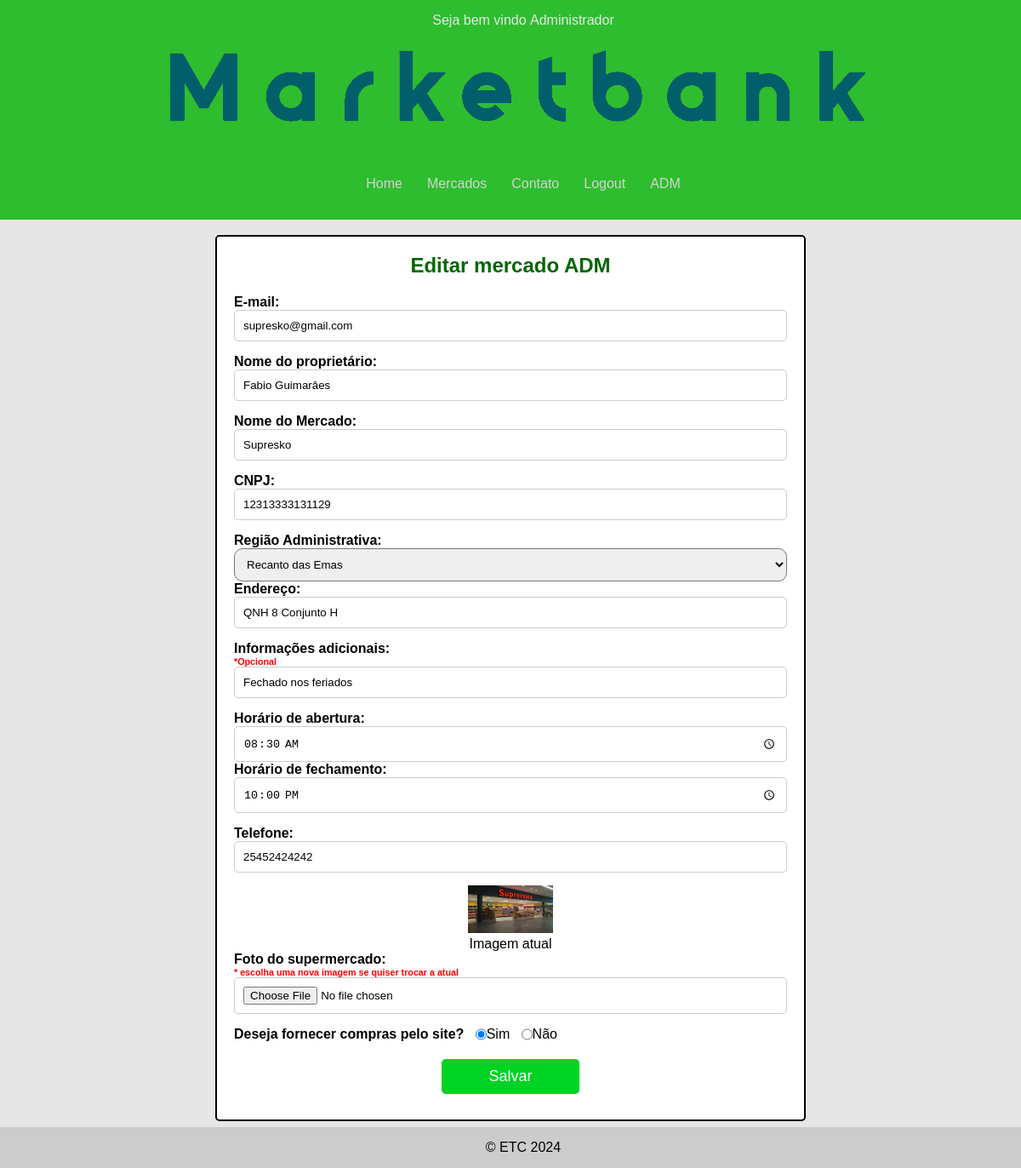
The app's page /CRUD/editmercadoadm.php?id_mercado=1&id_usuario=1 (signed in) with its own data.
### tables this page shows
CREATE TABLE IF NOT EXISTS `usuario` (
  `id_usuario` INT(11) NOT NULL AUTO_INCREMENT,
  `nome` VARCHAR(255) NOT NULL,
  `email` VARCHAR(255) NOT NULL,
  `senha` VARCHAR(255) NOT NULL,
  `tipo` ENUM('cliente', 'administrador', 'dono') NOT NULL,
  PRIMARY KEY (`id_usuario`),
  UNIQUE INDEX `email` (`email` ASC) );

CREATE TABLE IF NOT EXISTS `mercado` (
  `id_mercado` INT(11) NOT NULL AUTO_INCREMENT,
  `nomeMerc` VARCHAR(255) NOT NULL,
  `regiaoadm` VARCHAR(45) NOT NULL,
  `endereco` VARCHAR(255) NOT NULL,
  `horarioAbert` TIME NOT NULL,
  `horarioFecha` TIME NOT NULL,
  `telefone` VARCHAR(11) NOT NULL,
  `cnpj` VARCHAR(20) NOT NULL,
  `imagem` VARCHAR(120) NOT NULL,
  `descricao` TEXT NULL DEFAULT NULL,
  `id_dono` INT(11) NOT NULL,
  `compras` ENUM('sim', 'nao') NOT NULL,
  PRIMARY KEY (`id_mercado`),
  INDEX `id_dono` (`id_dono` ASC) ,
  CONSTRAINT `mercado_ibfk_1`
    FOREIGN KEY (`id_dono`)
    REFERENCES `usuario` (`id_usuario`));

### model/usuarioDAO.php (called while the page is built, shortened)
<?php
class usuarioDAO
{
    private $conn;
    public function __construct($conn)
    {
        $this->conn = $conn;
    }
    public function getUsuarioById($id_usuario)
    {
        try {
            $query = "SELECT id_usuario , nome , email , tipo FROM usuario WHERE id_usuario = :id_usuario;";
            $stmt = $this->conn->prepare($query);
            $stmt->bindValue(':id_usuario', $id_usuario, PDO::PARAM_INT);
            if ($stmt->execute()) {
                return $stmt->fetch(PDO::FETCH_ASSOC);
            } else {
                return "ocorreu um erro" . $stmt->errorInfo();
            }
        } catch (PDOException $erro) {
            return "ocorreu um erro" . $erro->getMessage() . "<br>arquivo" . $erro->getFile();
        }
    }
}

### model/mercadoDAO.php (called while the page is built, shortened)
<?php
class mercadoDAO
{
    private $conn;
    public function __construct($conn)
    {
        $this->conn = $conn;
    }
    public function getMercadoById($id_mercado)
    {
        $query = "SELECT * FROM mercado WHERE id_mercado = :id_mercado";
        $stmt = $this->conn->prepare($query);
        $stmt->bindValue(':id_mercado', $id_mercado, PDO::PARAM_INT);
        if ($stmt->execute()) {
            return $stmt->fetch(PDO::FETCH_ASSOC);
        } else {
            return "ocorreu um erro " . $stmt->errorInfo();
        }
    }
}

### CRUD/editmercadoadm.php (the view, shortened to what this page needs)
<?php
require_once '../cadastro/cadastro.php';
require_once '../model/mercadoDAO.php';
require_once '../model/usuarioDAO.php';
$mercadoDAO = new mercadoDAO($conn);
$usuarioDAO = new usuarioDAO($conn);
$mercado = $mercadoDAO->getMercadoById($_GET['id_mercado']);
$usuario = $usuarioDAO->getUsuarioById($_GET['id_usuario']);
require_once '../inc/cabecalho.php';
?><br>
<div id="area-principal ">
        <div class="postagem home">
            <h2>Editar mercado ADM</h2>
            <div class="container">
                <div class="login-box">
                    <form action="" method="POST" enctype="multipart/form-data"  onsubmit="return validarquant();">
                        <div class="input-group">
                            <label for="username">E-mail:</label>
                            <input type="email" id="username" name="email" value="<?= $usuario['email'] ?>"
                                onkeydown="if(event.keyCode === 13) event.preventDefault()"
                                placeholder="Insira seu email" required>
                        </div>
                        <div class="input-group">
                            <label for="nome">Nome do proprietário:</label>
                            <input type="text" id="nome" name="nome" value="<?= $usuario['nome'] ?>"
                                onkeydown="if(event.keyCode === 13) event.preventDefault()"
                                placeholder="Insira seu nome" required>
                        </div>
                        <div class="input-group">
                            <label for="nome">Nome do Mercado:</label>
                            <input type="text" id="nome" name="nomeMerc" value="<?= $mercado['nomeMerc'] ?>"
                                onkeydown="if(event.keyCode === 13) event.preventDefault()"
                                placeholder="Insira o nome do mercado" required>
                        </div>
                        <div class="input-group">
                            <label for="cnpj">CNPJ:</label>
                            <input type="text" id="cnpj" name="cnpj" value="<?= $mercado['cnpj'] ?>"
                                onkeydown="if(event.keyCode === 13) event.preventDefault()" required
                                placeholder="Insira seu CNPJ" minlength="14" maxlength="14"
                                oninput="restringirLetras(this)">
                        </div>
                        <div class="input-endereco">
                            <?php $regiaoadm = $mercado['regiaoadm']; ?>
                            <label for="regiaoadm">Região Administrativa:</label>
                            <select id="regiaoadm" name="regiaoadm" required>
                                <option value="Recanto das Emas"<?= $regiaoadm=="Recanto das Emas" ? 'selected':'' ?> >Recanto das Emas</option>
                            </select>
                        <div class="input-group">
                            <label for="endereco">Endereço:</label>
                            <input type="text" id="endereco" name="endereco" value="<?= $mercado['endereco'] ?>"
                                onkeydown="if(event.keyCode === 13) event.preventDefault()"
                                placeholder="Insira o endereço" required>
                        </div>
                        <div class="input-group">
                            <label for="descricao">Informações adicionais:<h6>*Opcional</h6></label>
                            <input type="text" id="descricao" name="descricao" value="<?= $mercado['descricao'] ?>"
                                onkeydown="if(event.keyCode === 13) event.preventDefault()"
                                placeholder="Insira as Informações adicionais" >
                        </div>
                        <div class="input-group">
                            <label for="horarioFunc">Horário de abertura:&nbsp;</label>
                            <input type="time" id="horarioFunc" name="horarioAbert"
                                value="<?= date('H:i' , strtotime($mercado['horarioAbert'])) ?>"
                                onkeydown="if(event.keyCode === 13) event.preventDefault()" required>
                            <label for="horarioFunc">Horário de fechamento:</label>
                            <input type="time" id="horarioFunc" name="horarioFecha"
                                value="<?= date('H:i' , strtotime($mercado['horarioFecha'])) ?>"
                                onkeydown="if(event.keyCode === 13) event.preventDefault()" required>
                        </div>
                        <div class="input-group">
                            <label for="telefone">Telefone:</label>
                            <input type="text" id="telefone" name="telefone" value="<?= $mercado['telefone'] ?>"
                                onkeydown="if(event.keyCode === 13) event.preventDefault()" required
                                placeholder="Insira o telefone para contato" minlength="11" maxlength="11"
                                oninput="restringirLetras(this)">
                        </div>
                        <div class="input-group">
                            <picture>
                                <img src="../cadastro/uploads/<?= $mercado['imagem'] ?>" alt="foto do mercado"
                                    width="100px">
                                <legend>Imagem atual</legend>
                            </picture>
                            <label for="imagem">Foto do supermercado: <h6>* escolha uma nova imagem
                                    se quiser trocar a atual</h6></label>
                            <input type="file" id="imagem" name="imagem"
                                onkeydown="if(event.keyCode === 13) event.preventDefault()"
                                placeholder="faça upload de uma foto do mercado">
                        </div>
                        <div class="input-compra inline">
                            <label for="compras">Deseja fornecer compras pelo site?&nbsp;&nbsp;&nbsp;</label>
                            <input type="radio" id="compras" name="compras" value="sim" onkeydown="if(event.keyCode === 13) event.preventDefault()" required
                            <?=$mercado['compras'] == 'sim' ?'checked' : ''?>>
                            <p>Sim</p> &nbsp;&nbsp;&nbsp;
                            <input type="radio" id="compras" name="compras" value="nao" onkeydown="if(event.keyCode === 13) event.preventDefault()" required <?=$mercado['compras'] == 'nao' ?'checked' : ''?> >
                            <p> Não </p>
                        </div>
                        <button type="submit" class="button_padrao btn_edit" >Salvar</button>
                    </form>
                </div>
            </div>
        </div>
        </div>
    <?php require_once '../inc/rodape.php'; ?>

### css/style.css (style rules this page uses)
* { margin: 0; padding: 0; }
html, body { width: 100%; height: 100%; font-size: 1em; font-family: "Trebuchet MS", Helvetica, sans-serif; background: #e6e6e6; overflow-y: scroll; overflow-x: hidden; }
.postagem h2 { color: rgb(2, 102, 2); }
.postagem { margin: 0 auto; padding: 20px; background: white; margin-bottom: 7px; word-wrap: break-word; border: 2.5px solid black; border-radius: 5px; }
h2 { color: lightgreen; }
.postagem img { justify-content: center; text-align: center; }
.login-box { margin: 0 auto; background-color: #fff; border-radius: 5px; text-align: center; }
h2 { margin-bottom: 20px; }
.input-group { margin-bottom: 15px; text-align: center; }
label { display: block; font-weight: bold; text-align: left; }
h6 { color: red; }
input[type="email"], input[type="password"], input[type="text"], input[type="time"], input[type="tel"], input[type="file"], input[type="date"], input[type="number"] { width: 100%; padding: 10px; border: 1px solid #ccc; border-radius: 5px; box-sizing: border-box; }
.button_padrao { font-size: 18px; padding: 10px; width: 25%; background-color: #005f6b; color: #fff; border: none; border-radius: 5px; cursor: pointer; margin:10px; }
.postagem .button_padrao { flex-wrap: wrap; margin: 10px; align-items: center; justify-content: center; }
.btn_edit { background-color: rgb(0, 211, 35); }
.inline { display: flex; flex-direction: row; margin-bottom: 10px; }
.home { width: 650px; padding: 0 auto; text-align: center; }
select { width: 100%; padding: 10px; margin: 0 auto; border-radius: 10px; }

### records on screen
usuario: email "supresko@gmail.com", nome "Fabio Guimarâes"
mercado: nomeMerc "Supresko", cnpj "12313333131129", regiaoadm "Recanto das Emas", endereco "QNH 8 Conjunto H", descricao "Fechado nos feriados", horarioAbert "08:30", horarioFecha "22:00", telefone "25452424242", imagem (picture), compras "☑ Deseja fornecer compras pelo s"

### other values on screen
$_SESSION['usuario']['nome'] "Administrador"
